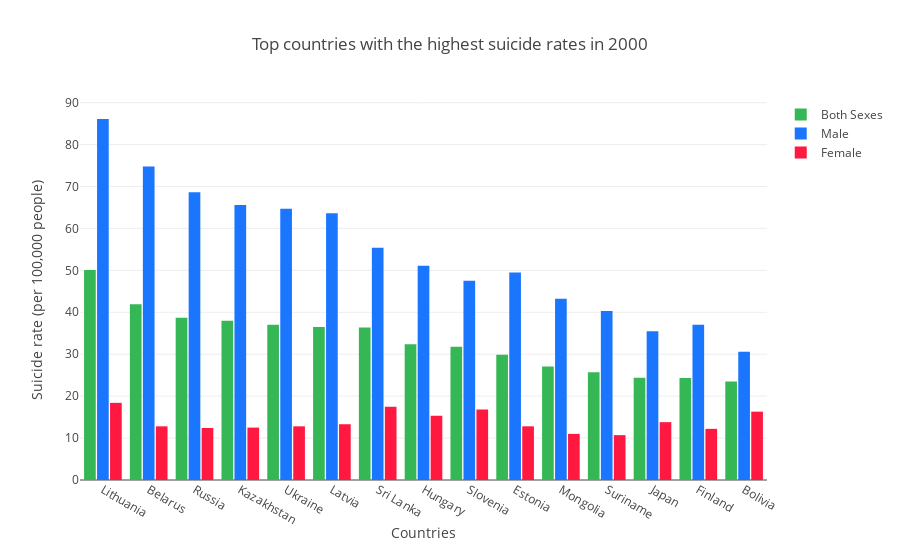

This figure's notebook cell:
### Markdown cell above
**Countries with highest suicide rates in 2000**

### Code cell
total = go.Bar(
    x = rate2000['Country'].head(15),
    y = rate2000['Total suicide rate'].head(15),
    marker=dict(color='rgb(53, 183, 85)'),
    name = 'Both Sexes'
)

male = go.Bar(
    x = rate2000['Country'].head(15),
    y = rate2000['Male suicide rate'].head(15),
    marker=dict(color='rgb(26, 118, 255)'),
    name = 'Male'
)

female = go.Bar(
    x = rate2000['Country'].head(15),
    y = rate2000['Female suicide rate'].head(15),
    marker=dict(color='rgb(255, 25, 64)'),
    name = 'Female'
)

data = [total, male, female]

layout = go.Layout(
    title='Top countries with the highest suicide rates in 2000',
    xaxis={'title':'Countries'},
    yaxis={'title':'Suicide rate (per 100,000 people)'},
    barmode='group',
    bargap=0.15,
    bargroupgap=0.1
)

fig = go.Figure(data=data, layout=layout)
py.iplot(fig, filename='basic-bar')

### Figure 1 — Plotly figure (JSON) as saved in the notebook; plotly's stock layout.template omitted (floating-point values rounded to 4 significant figures)
{"data": [{"marker": {"color": "rgb(53, 183, 85)"}, "name": "Both Sexes", "type": "bar", "x": ["Lithuania", "Belarus", "Russia", "Kazakhstan", "Ukraine", "Latvia", "Sri Lanka", "Hungary", "Slovenia", "Estonia", "Mongolia", "Suriname", "Japan", "Finland", "Bolivia"], "y": [50.1, 41.9, 38.7, 38, 37, 36.5, 36.4, 32.4, 31.8, 29.9, 27.1, 25.7, 24.4, 24.3, 23.5]}, {"marker": {"color": "rgb(26, 118, 255)"}, "name": "Male", "type": "bar", "x": ["Lithuania", "Belarus", "Russia", "Kazakhstan", "Ukraine", "Latvia", "Sri Lanka", "Hungary", "Slovenia", "Estonia", "Mongolia", "Suriname", "Japan", "Finland", "Bolivia"], "y": [86.1, 74.8, 68.6, 65.6, 64.7, 63.6, 55.4, 51.1, 47.5, 49.5, 43.2, 40.3, 35.5, 37, 30.6]}, {"marker": {"color": "rgb(255, 25, 64)"}, "name": "Female", "type": "bar", "x": ["Lithuania", "Belarus", "Russia", "Kazakhstan", "Ukraine", "Latvia", "Sri Lanka", "Hungary", "Slovenia", "Estonia", "Mongolia", "Suriname", "Japan", "Finland", "Bolivia"], "y": [18.4, 12.8, 12.4, 12.5, 12.8, 13.3, 17.5, 15.3, 16.8, 12.8, 11, 10.7, 13.8, 12.2, 16.3]}], "layout": {"bargap": 0.15, "bargroupgap": 0.1, "barmode": "group", "title": "Top countries with the highest suicide rates in 2000", "xaxis": {"title": "Countries"}, "yaxis": {"title": "Suicide rate (per 100,000 people)"}}}
